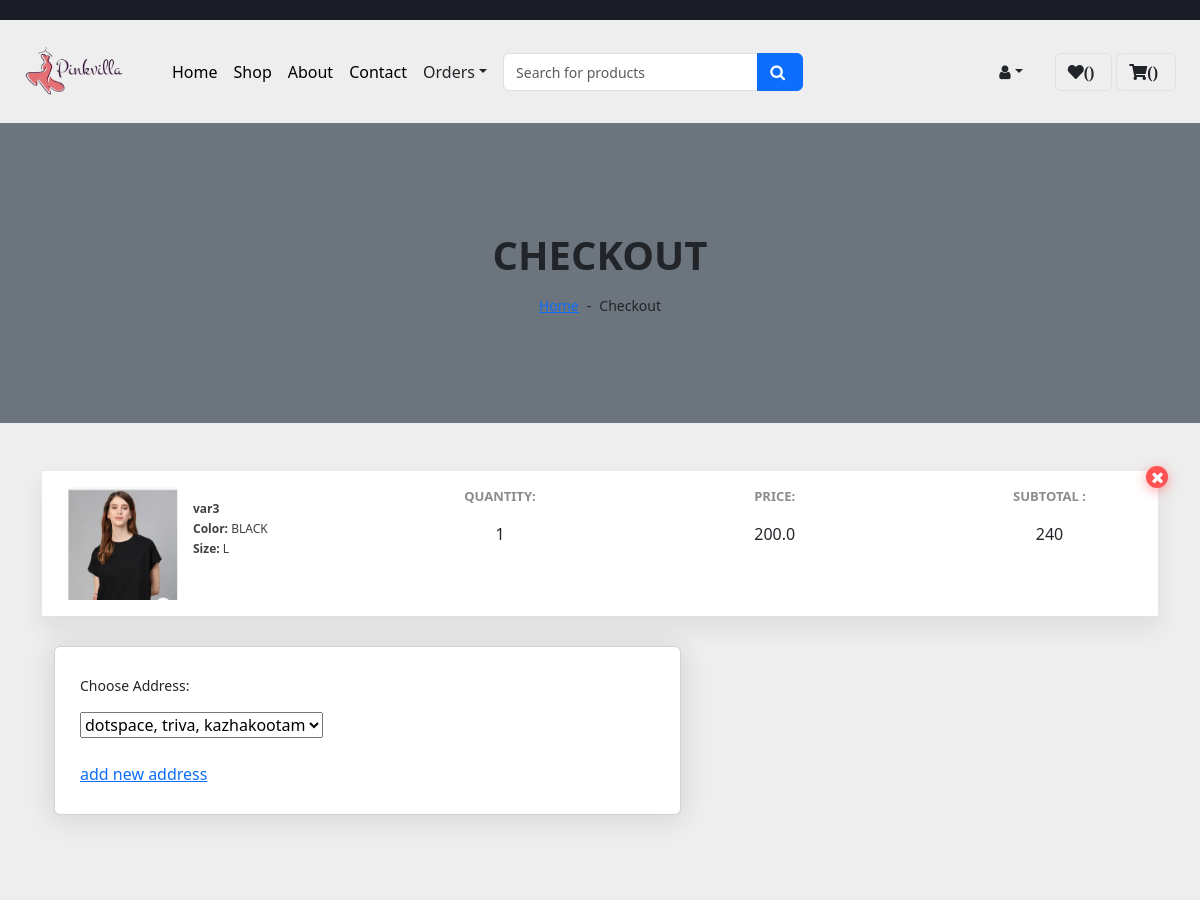
/checkout/ (signed in, upper part), run on an earlier commit of the app's database.
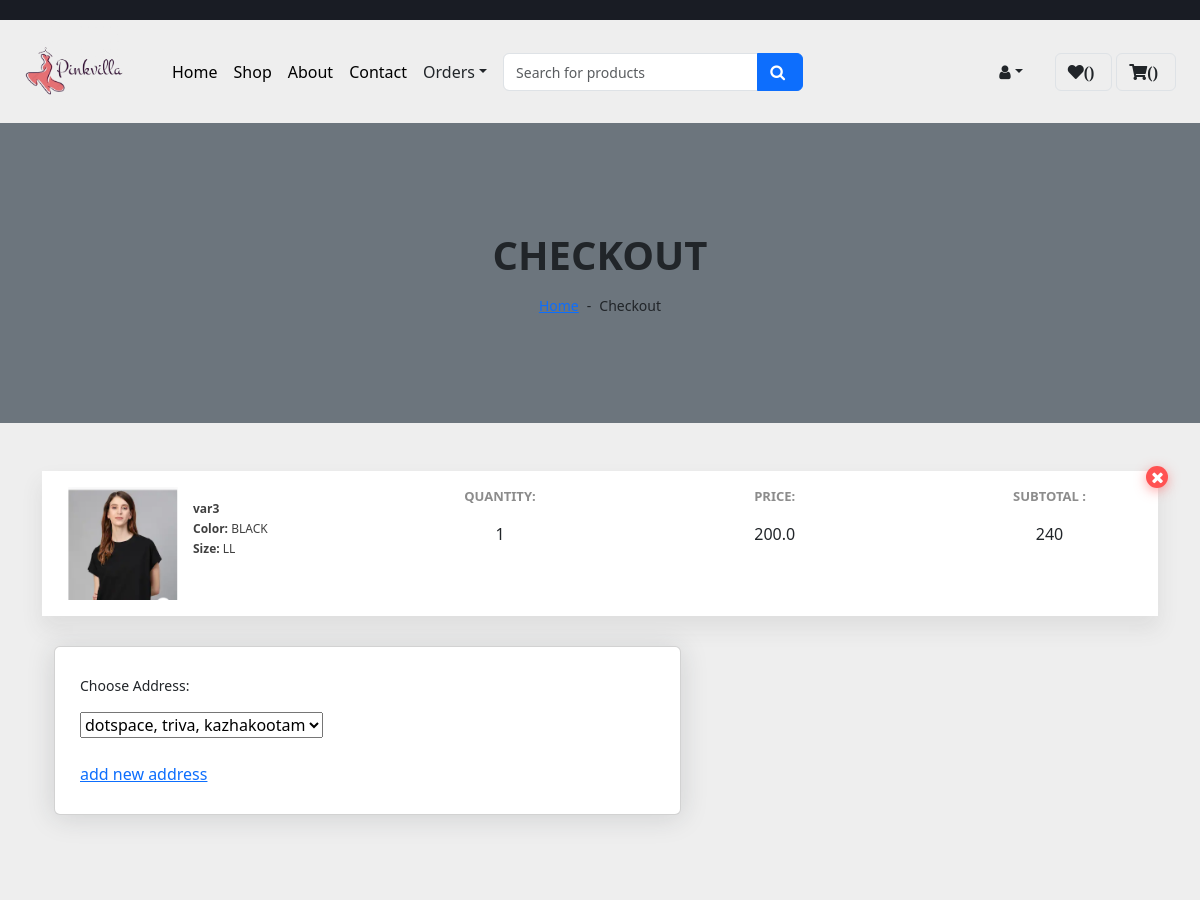
And on a later commit of the database.
### app1/models.py (models this page shows, shortened)
class Cart(models.Model):
    username = models.ForeignKey(custom_user,on_delete=models.CASCADE)
    variant = models.ForeignKey(Variant,on_delete=models.CASCADE)
    coupon = models.ForeignKey(Coupon, on_delete=models.SET_NULL,null=True,blank= True)
    discount_price= models.DecimalField(max_digits=10,decimal_places=2,default=0)
    quantity = models.PositiveIntegerField(default=1)
    def total_cost(self):
        return self.quantity * self.variant.price

class Variant(models.Model):
    id = models.AutoField(primary_key=True)
    variant = models.CharField(max_length=100,blank= True,null= True)
    Product = models.ForeignKey(Product,on_delete=models.CASCADE)
    Color = models.ForeignKey(Color,on_delete=models.CASCADE)
    Size = models.ForeignKey(Size,on_delete=models.CASCADE)
    quantity = models.IntegerField(default=1)
    price = models.FloatField(default=0)
    image1 = models.ImageField(blank=True, upload_to='images/')
    image2 = models.ImageField(blank=True, upload_to='images/')
    image3 = models.ImageField(blank=True, upload_to='images/')
    image4 = models.ImageField(blank=True, upload_to='images/')

class Size(models.Model):
    size = models.CharField(max_length=20)
    def __str__(self):
        return self.size

class Color(models.Model):
    color = models.CharField(max_length=50)
    def __str__(self):
        return self.color

### app1/views.py (the view, shortened to what this page needs)
# urls.py: path('checkout/', views.checkout, name='checkout'),
def checkout(request):
  if "username" in request.session:
    print(RAZORPAY_API_SECRET_KEY,"####################")
    username=custom_user.objects.get(username=request.session["username"])
    cartobj = Cart.objects.filter(username = username)
    addobj = Address.objects.filter(username = username)
    total_cost = sum(item.total_cost() for item in cartobj)+40
    coupon_discount = sum(item.coupon.discount_price for item in cartobj if item.coupon)
    total_cost =Decimal(total_cost) - coupon_discount
    client = razorpay.Client(
    auth=(RAZORPAY_API_KEY, RAZORPAY_API_SECRET_KEY))
    amount=int(total_cost*100)
    currency='INR'
    data = dict(amount=amount,currency=currency,payment_capture=1)
    payment_order = client.order.create(data=data)
    payment_order_id=payment_order['id']
    context = {
            'username': username,
            'cartobj': cartobj,
            'addobj': addobj,
            'total_cost':total_cost,
            "api_key":RAZORPAY_API_KEY,
            "amount":400,
            "order_id":payment_order_id,
            }
    return render (request,"checkout.html",context)

### app1/templates/Checkout.html (shortened to what this page needs)
{% extends 'product_detail.html' %}
{% load static %}
{% block main-content %}
 <div class="container-fluid bg-secondary mb-5">
    <div class="d-flex flex-column align-items-center justify-content-center" style="min-height: 300px">
        <h1 class="font-weight-semi-bold text-uppercase mb-3">Checkout</h1>
        <div class="d-inline-flex">
            <p class="m-0"><a href="">Home</a></p>
            <p class="m-0 px-2">-</p>
            <p class="m-0">Checkout</p>
        </div>
    </div>
</div>
<link href="https://maxcdn.bootstrapcdn.com/font-awesome/4.3.0/css/font-awesome.min.css" rel="stylesheet">
  <div class="container pb-5 mb-2">
      <div class="cart-item d-md-flex justify-content-between"><span class="remove-item"><i class="fa fa-times"></i></span>
          {% for item in cartobj %}
            <div class="px-3 my-3">
                    <div class="cart-item-product-thumb">
                      <img src="{{ item.variant.image1.url }}" alt="" class="img-fluid">
                    </div>
                    <div class="cart-item-product-info">
                        <span><strong>{{ item.variant.variant }}</strong> </span>
                        <span><strong>Color:</strong> {{item.variant.Color}}</span>
                        <span><strong>Size:</strong> {{item.variant.Size}}</span>
                    </div>
            </div>
          <div class="px-3 my-3 text-center">
              <div class="cart-item-label">Quantity:</div>
                <div class="count-input">
                  {{ item.quantity }}
              </div>
            </div>
              <div class="px-3 my-3 text-center">
              <div class="cart-item-label">Price:</div>
              <div class="count-input">
                {{ item.variant.price }}
              </div>
          </div>
          {% endfor%}
          <div class="px-3 my-3 text-center">
              <div class="cart-item-label">Subtotal :</div>
              <div id="total_cost" class="count-input">
                {{total_cost}}
              </div>
          </div>
        </div>
  <aside class =" col-md-7">
    <div class = "card mb-3">
        <div class = " card-body">
          <form action="{% url 'checkout'  %}" method="POST" name="order_post">
                          <div>
                                  <p>Choose Address: </p>
                                  <select id="addressid" name="address">
                                      {% for address in addobj %}
                                          <option value="{{ address.flat }}">{{ address.flat }}, {{ address.locality }}, {{ address.city }}</option>
                                      {% endfor %}
                                  </select>
                                  <br><br>
                                <a class  href="{% url 'user_profile' %}">add new address</a>
                          </div>
                      </div>
                  </div>
                  <br>
                </div>
{% endblock main-content %}

What changed in the data, as far as the page shows it:
changed through a linked row, Cart "var3": variant.Size "L" → "LL"
